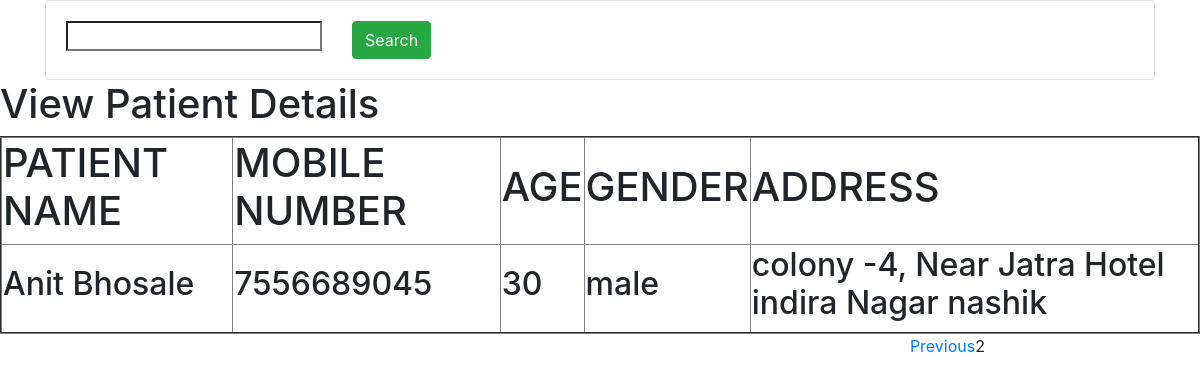
The page /read1/?page=2 on the database its author committed.
### testapp/models.py (models this page shows, shortened)
class Patient(models.Model):
    patient_name=models.CharField(max_length=250)
    mobile_number=models.IntegerField()
    age=models.IntegerField()
    gender_choices=(
    ('male','Male'),
    ('female','Female')
    )
    gender=models.CharField(max_length=30,choices=gender_choices)
    address=models.TextField()

### testapp/views.py (the view)
# urls.py: path('read1/', views.patient_read_view,name='read1_data'),
def patient_read_view(request):
    pat_list=Patient.objects.all()
    paginator=Paginator(pat_list,4)
    page_number=request.GET.get('page')
    page_obj=paginator.get_page(page_number)
    name=request.GET.get('pname')#vinny
    if name!='' and name is not None:
        page_obj=pat_list.filter(patient_name__exact=name)
    my_dict={'page_obj':page_obj}
    return render(request,'patientread.html',my_dict)

### Template/patientread.html (shortened to what this page needs)
{% load static %}
<!DOCTYPE html>
<html lang="en" dir="ltr">
  <head>
    <link rel="stylesheet" href="{% static "style.css"%}">
    <link rel="stylesheet" href="https://maxcdn.bootstrapcdn.com/bootstrap/4.0.0/css/bootstrap.min.css">
  </head>
  <body>
    <div class="container">
      <div class="row">
        <div class="col-md-12">
          <form class="card">
            <div class="card-body row no-gutters">
              <div class="row">
                <div class="col">
                  <input type="search" name="pname" value="" >
                </div>
                <div class="col-auto">
                  <button type="search" name="button" class="btn btn-success">Search</button>
                </div>
              </div>
            </div>
          </form>
        </div>
      </div>
    </div>
      <h1>View Patient Details</h1>
      <table border="2px">
        <tbody>
          <thead>
            <th><h1>PATIENT NAME</h1></th>
            <th><h1>MOBILE NUMBER</h1></th>
            <th><h1>AGE</h1></th>
            <th><h1>GENDER</h1></th>
            <th><h1>ADDRESS</h1></th>
          </thead>
          {% for i in page_obj %}
            <tr>
            <td><h2>{{i.patient_name}}</h2></td>
            <td><h2>{{i.mobile_number}}</h2></td>
            <td><h2>{{i.age}}</h2></td>
            <td><h2>{{i.gender}}</h2></td>
            <td><h2>{{i.address}}</h2></td>
            </tr>
          {% endfor %}
        </tbody>
      </table>
      <div class="row" id="patientpage">
        {% if page_obj.has_previous %}
          <a href="?page={{page_obj.previous_page_number}}">Previous</a>
        {% endif %}
        {{page_obj.number}}
      </div>
</body>
</html>

### Static/style.css (style rules this page uses)
#patientpage { float: right; padding-right: 230px; }
body { background-color: orange; height: 100%; background-repeat: no-repeat; background-size: cover; }

### rows shown on the page
Patient: patient_name "Anit Bhosale", mobile_number "7556689045", age "30", gender "male", address "colony -4, Near Jatra Hotel indira Nagar nashik"

### other values the page prints
{{ page_obj.number }} "2"
